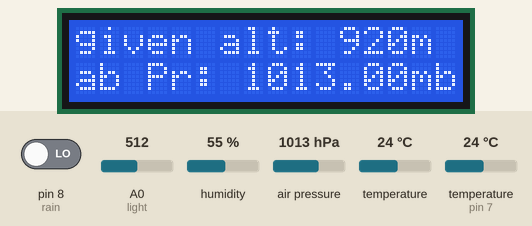
This sketch was run on a simulated Arduino Uno, built with avr-gcc and run on an emulated ATmega328P. Parts: 16×2 character LCD. The inputs (shaded band) are chosen by the test bench; at power-on: air pressure 1013 hPa, humidity 55 %, temperature (sensor on pin 7) 24 °C, pin 8 (rain) LOW, A0 (light) = 512, temperature 24 °C. What the sketch prints to the serial monitor is not drawn.

Above: at 1.2 s.
1.3 s: air pressure set to 952 hPa
At 12.7 s:
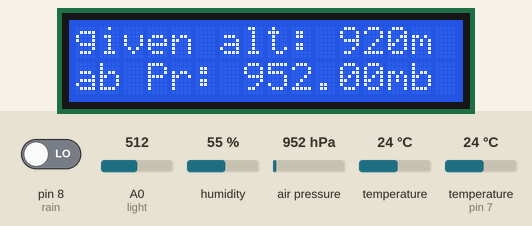
13.7 s: air pressure set to 975 hPa
At 27.6 s:
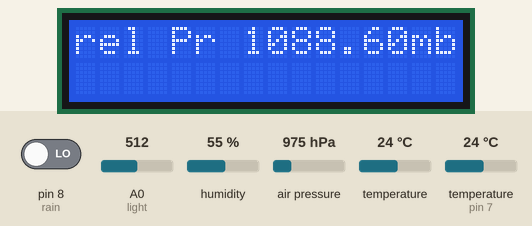
27.7 s: air pressure set to 1000 hPa
At 36.8 s:
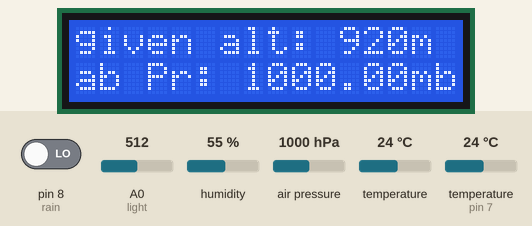
40.8 s: humidity set to 22 %
At 54.7 s:
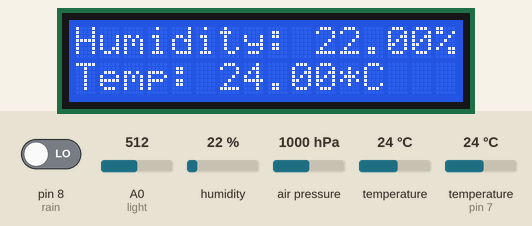
54.8 s: temperature (sensor on pin 7) set to 12 °C
At 67.0 s:
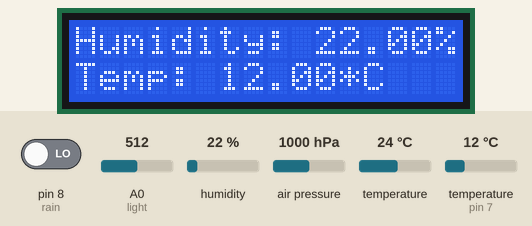
68.0 s: pin 8 (rain) driven HIGH
At 82.7 s:
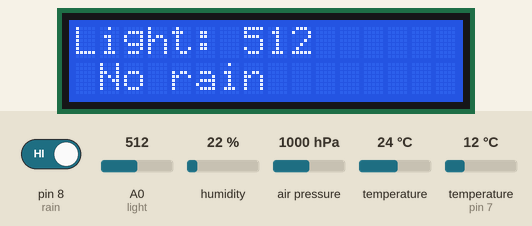
Timing chart, 0 to 83.0 s (numbered marks = the images above; inputs shaded):
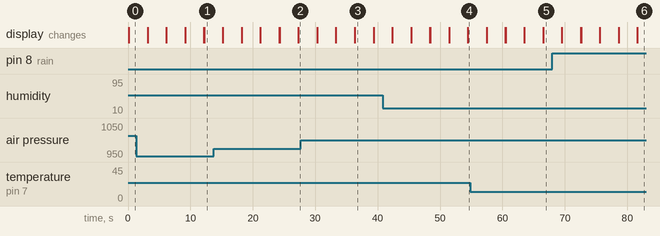

Measured:
- after the input at 68.0 s, the display: first differs from a run without the input after 13.6 s (image 6)
- what the display in image 3 shows lasts 3.0 s, from 36.4 s to 39.4 s

The sketch:

weather_station.ino
```cpp
// (licence header left out)
#include "DHT.h"
#include <LiquidCrystal.h>
#include <SFE_BMP180.h>
#include <Wire.h>

const int rain = 8;
const int light = A0;

int rval; // used to store the readings from the rain sensor
int lval; // used to store the readings from the LDR

// set the sensor and LCD pins
#define DHTPIN 7
LiquidCrystal lcd(12, 11, 5, 4, 3, 2);

// create an SFE_BMP180 object, here called "pressure":
SFE_BMP180 pressure;
#define ALTITUDE 920.0 // set your altitude here(in meters)

// Uncomment whatever type you're using.
#define DHTTYPE DHT11   // DHT 11
//#define DHTTYPE DHT22   // DHT 22  (AM2302), AM2321
//#define DHTTYPE DHT21   // DHT 21 (AM2301)

/*
 Initialize DHT sensor.
 Note that older versions of this library took an optional third parameter to
 tweak the timings for faster processors.  This parameter is no longer needed
 as the current DHT reading algorithm adjusts itself to work on faster processors.
*/
DHT dht(DHTPIN, DHTTYPE);

void setup() {
  lcd.begin(16, 2);
  dht.begin();
  Serial.begin(9600);

  // Initialize the BMP180 sensor (it is important to get calibration values stored on the device).
  if (pressure.begin()) {
    Serial.println("BMP180 init success");
  } else {
    // Oops, something went wrong, this is usually a connection problem,
    // see the comments at the top of this sketch for the proper connections.
    Serial.println("BMP180 init fail\n\n");
    while(1); // Pause forever.
  }
}

void loop() {

  // variables for the BMP180
  char status;
  double T,P,p0,a; // temperature, pressure, sea-level compensated pressure, computed altitude.

  // read the rain and light sensors
  lval = analogRead(light);
  rval = digitalRead(rain);

  // reading temperature or humidity takes about 250 milliseconds!
  // sensor readings may also be up to 2 seconds 'old' (its a very slow sensor)
  float h = dht.readHumidity();
  // read temperature as Celsius (the default)
  float t = dht.readTemperature();
  // If you want the temperature as Fahrenheit (isFahrenheit = true)
  // float f = dht.readTemperature(true);

  // check if any reads failed and exit early (to try again).
  if (isnan(h) || isnan(t)) {
    Serial.println("Failed to read from DHT sensor :(");
    return;
  }


  // If you want sea-level-compensated pressure, as used in weather reports,
  // you will need to know the altitude at which your measurements are taken.
  // We're using a constant called ALTITUDE in this sketch:

  lcd.print("given alt: ");
  lcd.print(ALTITUDE,0);
  lcd.print("m");
  lcd.setCursor(0, 1);

  // You must first get a temperature measurement to perform a pressure reading.

  // Start a temperature measurement:
  // If request is successful, the number of ms to wait is returned.
  // If request is unsuccessful, 0 is returned.

  status = pressure.startTemperature();
  if (status != 0)
  {
    // Wait for the measurement to complete:
    delay(status);

    // Retrieve the completed temperature measurement:
    // Note that the measurement is stored in the variable T.
    // Function returns 1 if successful, 0 if failure.

    status = pressure.getTemperature(T);
    if (status != 0)
    {
      // Start a pressure measurement:
      // The parameter is the oversampling setting, from 0 to 3 (highest res, longest wait).
      // If request is successful, the number of ms to wait is returned.
      // If request is unsuccessful, 0 is returned.

      status = pressure.startPressure(3);
      if (status != 0)
      {
        // Wait for the measurement to complete:
        delay(status);

        // Retrieve the completed pressure measurement:
        // Note that the measurement is stored in the variable P.
        // Note also that the function requires the previous temperature measurement (T).
        // (If temperature is stable, you can do one temperature measurement for a number of pressure measurements.)
        // Function returns 1 if successful, 0 if failure.

        status = pressure.getPressure(P,T);
        if (status != 0)
        {
          // Print out the measurement:
          lcd.print("ab Pr: ");
          lcd.print(P,2);
          lcd.print("mb");
          delay(3000);
          lcd.clear();

          // The pressure sensor returns absolute pressure, which varies with altitude.
          // To remove the effects of altitude, use the sealevel function and your current altitude.
          // This number is commonly used in weather reports.
          // Parameters: P = absolute pressure in mb, ALTITUDE = current altitude in m.
          // Result: p0 = sea-level compensated pressure in mb

          p0 = pressure.sealevel(P,ALTITUDE); // we're at 920 meters.
          lcd.print("rel Pr ");
          lcd.print(p0,2);
          lcd.print("mb");
          delay(3000);
          lcd.clear();

        }
        // these are for debugging so we send them to the computer.
        else Serial.println("error retrieving pressure measurement\n");
      }
      else Serial.println("error starting pressure measurement\n");
    }
    else Serial.println("error retrieving temperature measurement\n");
  }
  else Serial.println("error starting temperature measurement\n");


  // print humidity and temperature readings to the screen.
  lcd.print("Humidity: ");
  lcd.print(h);
  lcd.print("%");
  lcd.setCursor(0, 1);
  lcd.print("Temp: ");
  lcd.print(t);
  lcd.print("*C   ");
  lcd.setCursor(1, 1);
  delay(3000);
  lcd.clear();

  lcd.print("Light: ");
  lcd.print(lval);
  lcd.setCursor(1, 1);

  if(rval == HIGH) {
    lcd.print("No rain");
    delay(3000);
    lcd.clear();
  } else {
    lcd.print("Raining");
    delay(3000);
    lcd.clear();
  }
}
```
